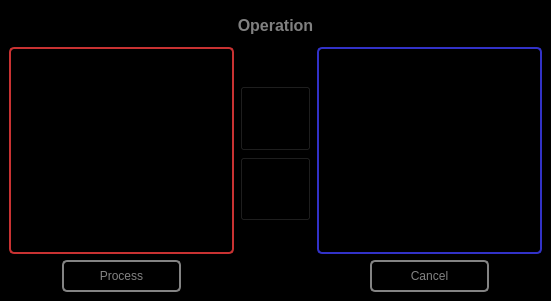
<?xml version="1.0" encoding="UTF-8"?>
<ui version="4.0">
 <class>MainWindow</class>
 <widget class="QMainWindow" name="MainWindow">
  <property name="geometry">
   <rect>
    <x>0</x>
    <y>0</y>
    <width>551</width>
    <height>301</height>
   </rect>
  </property>
  <property name="windowTitle">
   <string>Command Center</string>
  </property>
  <property name="windowIcon">
   <iconset resource="../../Resources/nSOTScannerResources.qrc">
    <normaloff>:/nSOTScanner/Pictures/jj_schema.svg</normaloff>:/nSOTScanner/Pictures/jj_schema.svg</iconset>
  </property>
  <widget class="QWidget" name="centralwidget">
   <property name="styleSheet">
    <string notr="true">#centralwidget
{
background-color: rgb(0, 0, 0);
}</string>
   </property>
   <layout class="QGridLayout" name="gridLayout" rowstretch="1,1,2,2,1,1" columnstretch="2,5,2,3,2,5,2">
    <item row="5" column="3">
     <spacer name="horizontalSpacer">
      <property name="orientation">
       <enum>Qt::Horizontal</enum>
      </property>
      <property name="sizeHint" stdset="0">
       <size>
        <width>40</width>
        <height>20</height>
       </size>
      </property>
     </spacer>
    </item>
    <item row="1" column="3">
     <spacer name="verticalSpacer">
      <property name="orientation">
       <enum>Qt::Vertical</enum>
      </property>
      <property name="sizeHint" stdset="0">
       <size>
        <width>20</width>
        <height>28</height>
       </size>
      </property>
     </spacer>
    </item>
    <item row="5" column="2">
     <spacer name="horizontalSpacer_2">
      <property name="orientation">
       <enum>Qt::Horizontal</enum>
      </property>
      <property name="sizeHint" stdset="0">
       <size>
        <width>40</width>
        <height>20</height>
       </size>
      </property>
     </spacer>
    </item>
    <item row="2" column="3">
     <widget class="QPushButton" name="pushButton_TransferLeft">
      <property name="enabled">
       <bool>true</bool>
      </property>
      <property name="sizePolicy">
       <sizepolicy hsizetype="Preferred" vsizetype="Preferred">
        <horstretch>0</horstretch>
        <verstretch>0</verstretch>
       </sizepolicy>
      </property>
      <property name="styleSheet">
       <string notr="true">QPushButton#pushButton_TransferLeft{
image:url(:/nSOTScanner/Pictures/ArrowLeft.png);
background: black;
}

QPushButton:pressed#pushButton_TransferLeft{
image:url(:/nSOTScanner/Pictures/ArrowLeft.png);
background: black;
border: 2px rgb(131,131,131);
border-radius: 5px
}
</string>
      </property>
      <property name="text">
       <string/>
      </property>
     </widget>
    </item>
    <item row="5" column="4">
     <spacer name="horizontalSpacer_3">
      <property name="orientation">
       <enum>Qt::Horizontal</enum>
      </property>
      <property name="sizeHint" stdset="0">
       <size>
        <width>40</width>
        <height>20</height>
       </size>
      </property>
     </spacer>
    </item>
    <item row="3" column="3">
     <widget class="QPushButton" name="pushButton_TransferRight">
      <property name="enabled">
       <bool>true</bool>
      </property>
      <property name="sizePolicy">
       <sizepolicy hsizetype="Preferred" vsizetype="Preferred">
        <horstretch>0</horstretch>
        <verstretch>0</verstretch>
       </sizepolicy>
      </property>
      <property name="styleSheet">
       <string notr="true">QPushButton#pushButton_TransferRight{
image:url(:/nSOTScanner/Pictures/ArrowRight.png);
background: black;
}

QPushButton:pressed#pushButton_TransferRight{
image:url(:/nSOTScanner/Pictures/ArrowRight.png);
background: black;
border: 2px rgb(131,131,131);
border-radius: 5px
}
</string>
      </property>
      <property name="text">
       <string/>
      </property>
     </widget>
    </item>
    <item row="5" column="6">
     <spacer name="horizontalSpacer_4">
      <property name="orientation">
       <enum>Qt::Horizontal</enum>
      </property>
      <property name="sizeHint" stdset="0">
       <size>
        <width>40</width>
        <height>20</height>
       </size>
      </property>
     </spacer>
    </item>
    <item row="5" column="1">
     <widget class="QPushButton" name="pushButton_Process">
      <property name="enabled">
       <bool>true</bool>
      </property>
      <property name="sizePolicy">
       <sizepolicy hsizetype="Preferred" vsizetype="Preferred">
        <horstretch>0</horstretch>
        <verstretch>0</verstretch>
       </sizepolicy>
      </property>
      <property name="styleSheet">
       <string notr="true">QPushButton:pressed#pushButton_Process{
color: rgb(0,0,0);
background-color:rgb(131,131,131);
border: 1px solid rgb(0,0,0);
border-radius: 5px
}

QPushButton#pushButton_Process{
color: rgb(131,131,131);
background-color:rgb(0,0,0);
border: 2px solid  rgb(131,131,131);
border-radius: 5px
}</string>
      </property>
      <property name="text">
       <string>Process</string>
      </property>
     </widget>
    </item>
    <item row="5" column="5">
     <widget class="QPushButton" name="pushButton_Cancel">
      <property name="sizePolicy">
       <sizepolicy hsizetype="Preferred" vsizetype="Preferred">
        <horstretch>0</horstretch>
        <verstretch>0</verstretch>
       </sizepolicy>
      </property>
      <property name="styleSheet">
       <string notr="true">QPushButton:pressed#pushButton_Cancel{
color: rgb(0,0,0);
background-color:rgb(131,131,131);
border: 1px solid rgb(0,0,0);
border-radius: 5px
}

QPushButton#pushButton_Cancel{
color: rgb(131,131,131);
background-color:rgb(0,0,0);
border: 2px solid  rgb(131,131,131);
border-radius: 5px
}</string>
      </property>
      <property name="text">
       <string>Cancel</string>
      </property>
     </widget>
    </item>
    <item row="4" column="3">
     <spacer name="verticalSpacer_2">
      <property name="orientation">
       <enum>Qt::Vertical</enum>
      </property>
      <property name="sizeHint" stdset="0">
       <size>
        <width>20</width>
        <height>28</height>
       </size>
      </property>
     </spacer>
    </item>
    <item row="0" column="1" colspan="5">
     <widget class="QLabel" name="label_Operation">
      <property name="font">
       <font>
        <pointsize>12</pointsize>
        <weight>75</weight>
        <bold>true</bold>
       </font>
      </property>
      <property name="styleSheet">
       <string notr="true">color:grey</string>
      </property>
      <property name="text">
       <string>Operation</string>
      </property>
      <property name="alignment">
       <set>Qt::AlignCenter</set>
      </property>
     </widget>
    </item>
    <item row="5" column="0">
     <spacer name="horizontalSpacer_5">
      <property name="orientation">
       <enum>Qt::Horizontal</enum>
      </property>
      <property name="sizeHint" stdset="0">
       <size>
        <width>40</width>
        <height>20</height>
       </size>
      </property>
     </spacer>
    </item>
    <item row="1" column="0" rowspan="4" colspan="3">
     <widget class="QListWidget" name="listWidget_PlotsListA">
      <property name="styleSheet">
       <string notr="true">QListWidget#listWidget_PlotsListA{
color: rgb(131,131,131);
background-color:black;
border: 2px solid rgb(200,50,50);
border-radius: 5px
}

QScrollBar:horizontal {
   border: 0px;
   background: black;
   height: 15px;
}
QScrollBar:vertical {
   border: 0px;
   background: black;
   width: 15px;
}</string>
      </property>
      <property name="dragDropMode">
       <enum>QAbstractItemView::DropOnly</enum>
      </property>
     </widget>
    </item>
    <item row="1" column="4" rowspan="4" colspan="3">
     <widget class="QListWidget" name="listWidget_PlotsListB">
      <property name="styleSheet">
       <string notr="true">QListWidget#listWidget_PlotsListB{
color: rgb(131,131,131);
background-color:rgb(0,0,0);
border: 2px solid rgb(50,50,200);
border-radius: 5px
}

QScrollBar:horizontal {
   border: 0px;
   background: black;
   height: 15px;
}
QScrollBar:vertical {
   border: 0px;
   background: black;
   width: 15px;
}</string>
      </property>
      <property name="dragDropMode">
       <enum>QAbstractItemView::DropOnly</enum>
      </property>
     </widget>
    </item>
   </layout>
  </widget>
 </widget>
 <resources>
  <include location="../../Resources/nSOTScannerResources.qrc"/>
 </resources>
 <connections/>
</ui>
